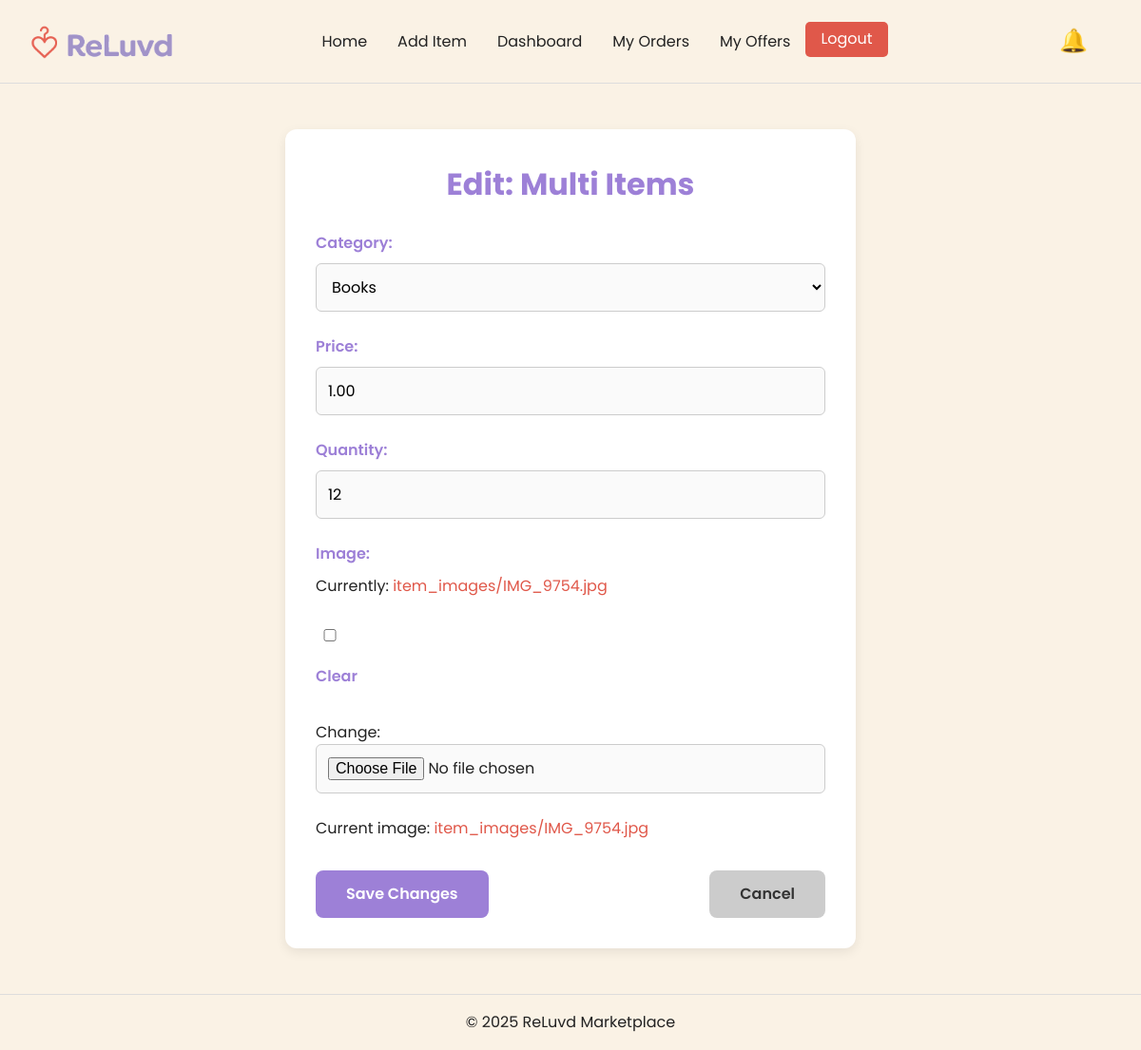
Page /8/edit/ (signed in) on the committed database.
### items/models.py (models this page shows, shortened)
class Item(models.Model):
    CATEGORY_CHOICES = [
        ("fashion", "Fashion"),
        ("electronics", "Electronics"),
        ("books", "Books"),
        ("home", "Home"),
        ("other", "Other"),
    ]
    title = models.CharField(max_length=100)
    description = models.TextField()
    category = models.CharField(max_length=20, choices=CATEGORY_CHOICES)
    price = models.DecimalField(max_digits=8, decimal_places=2)
    image = models.ImageField(upload_to="item_images/", blank=True, null=True)
    seller = models.ForeignKey(User, on_delete=models.CASCADE, related_name="items")
    date_posted = models.DateTimeField(auto_now_add=True)
    is_sold = models.BooleanField(default=False)
    quantity = models.PositiveIntegerField(default=1)

### items/views.py (the view)
# urls.py: path("<int:item_id>/edit/", views.edit_item, name="edit_item"),
@login_required
def edit_item(request, item_id):
    item = get_object_or_404(Item, pk=item_id, seller=request.user)
    if request.method == "POST":
        form = ItemForm(request.POST, request.FILES, instance=item)
        if form.is_valid():
            form.save()
            messages.success(request, "Item updated successfully.")
            return redirect("item_detail", item_id=item.id)
    else:
        form = ItemForm(instance=item)
    return render(request, "items/edit_item.html", {"form": form, "item": item})

### items/forms.py
class ItemForm(forms.ModelForm):
    class Meta:
        model = Item
        fields = ["title", "description", "category", "price", "image", "quantity"]

### items/context_processors.py (called while the page is built)
def notifications(request):
    return {"notifications": get_notifications(request.user)}

### items/utils.py (called while the page is built)
def get_notifications(user):
    if not user.is_authenticated:
        return []
    items = Item.objects.filter(seller=user)
    message_notes = Message.objects.filter(item__in=items).order_by("-created_at")[:5]
    offer_notes = Order.objects.filter(item__in=items, is_offer=True).order_by(
        "-created_at"
    )[:5]
    sold_notes = Item.objects.filter(seller=user, is_sold=True).order_by(
        "-date_posted"
    )[:5]
    return {
        "messages": message_notes,
        "offers": offer_notes,
        "sales": sold_notes,
    }

### templates/items/edit_item.html (shortened to what this page needs)
{% extends "base.html" %}
{% load static %}
{% block extra_css %}
<link rel="stylesheet" href="{% static 'css/edit_item.css' %}">
{% endblock %}
{% block content %}
<main role="main" aria-labelledby="edit-item-title">
    <div class="form-wrapper">
        <h2 id="edit-item-title">Edit: {{ item.title }}</h2>
        <form method="POST" enctype="multipart/form-data" aria-label="Edit item form">
            <label for="{{ form.category.id_for_label }}">Category:</label>
            {{ form.category }}
            <label for="{{ form.price.id_for_label }}">Price:</label>
            {{ form.price }}
            <label for="{{ form.quantity.id_for_label }}">Quantity:</label>
            {{ form.quantity }}
            <label for="{{ form.image.id_for_label }}">Image:</label>
            {{ form.image }}
            {% if form.image.value %}
            <p>
                Current image: <a href="{{ form.image.value.url }}" target="_blank">{{ form.image.value.name }}</a>
            </p>
             {% endif %}
            <div class="form-buttons">
                <button type="submit" class="btn-save" aria-label="Save changes to {{ item.title }}">Save
                    Changes</button>
                <a href="{% url 'item_detail' item.id %}" class="btn-cancel"
                    aria-label="Cancel editing {{ item.title }}">Cancel</a>
            </div>
        </form>
    </div>
</main>
{% endblock %}

### static/css/style.css (style rules this page uses)
*, *::before, *::after { box-sizing: border-box; }
* { margin: 0; }
@media (prefers-reduced-motion: no-preference) { html { interpolate-size: allow-keywords; } }
body { line-height: 1.5; -webkit-font-smoothing: antialiased; }
input, button, textarea, select { font: inherit; }
p, h1, h2, h3, h4, h5, h6 { overflow-wrap: break-word; }
p { text-wrap: pretty; }
h1, h2, h3, h4, h5, h6 { text-wrap: balance; }
:root { --primary-red: #E0584A; --primary-purple: #9D80D7; --background: #FAF2E5; --text-dark: #222222; --text-light: #FFFFFF; --accent-yellow: #FFC857; --accent-green: #4CAF50; --error-red: #D32F2F; }
* { margin: 0; padding: 0; box-sizing: border-box; }
body { font-family: 'Poppins', Arial, sans-serif; color: var(--text-dark); background-color: var(--background); line-height: 1.6; font-size: 16px; }
h1, h2, h3, h4, h5, h6 { color: var(--primary-purple); margin-bottom: 0.5em; }
h2 { font-size: 2rem; }
a { color: var(--primary-red); text-decoration: none; }
button, .btn { font-family: inherit; font-size: 1rem; padding: 0.35em 1.0em; border: none; border-radius: 5px; cursor: pointer; background-color: var(--primary-red); color: var(--text-light); transition: background-color 0.3s ease; }
input, textarea, select { font-family: inherit; font-size: 1rem; padding: 0.75em; border: 1px solid #ccc; border-radius: 4px; margin-bottom: 1em; }

### static/css/edit_item.css (style rules this page uses)
.form-wrapper { background-color: #ffffff; padding: 2rem; border-radius: 12px; box-shadow: 0 4px 12px rgba(0, 0, 0, 0.08); max-width: 600px; margin: 3rem auto; }
.form-wrapper h2 { font-size: 2rem; margin-bottom: 1.5rem; color: var(--primary-purple); text-align: center; }
form label { font-weight: 600; display: block; margin-bottom: 0.5rem; color: var(--primary-purple); }
form input, form select, form textarea { padding: 0.75rem; border: 1px solid #ccc; border-radius: 6px; width: 100%; margin-bottom: 1.5rem; background-color: #fafafa; font-size: 1rem; transition: border 0.2s ease; }
.form-buttons { display: flex; justify-content: space-between; gap: 1rem; }
.btn-save { background-color: var(--primary-purple); color: white; padding: 0.75rem 2rem; border: none; border-radius: 8px; font-weight: 600; font-size: 1rem; cursor: pointer; transition: background 0.3s ease; }
.btn-cancel { background-color: #cccccc; color: #333; padding: 0.75rem 2rem; border-radius: 8px; text-decoration: none; font-weight: 600; font-size: 1rem; transition: background 0.3s ease; }
input#image-clear_id { display: flex; align-items: flex-start; gap: 10px; margin: 2rem 0 1.5rem; max-width: 30px; }

### rows in the picture
Item: title "Multi Items", category "Books", price "1.00", quantity "12", image.value.name "item_images/IMG_9754.jpg"
